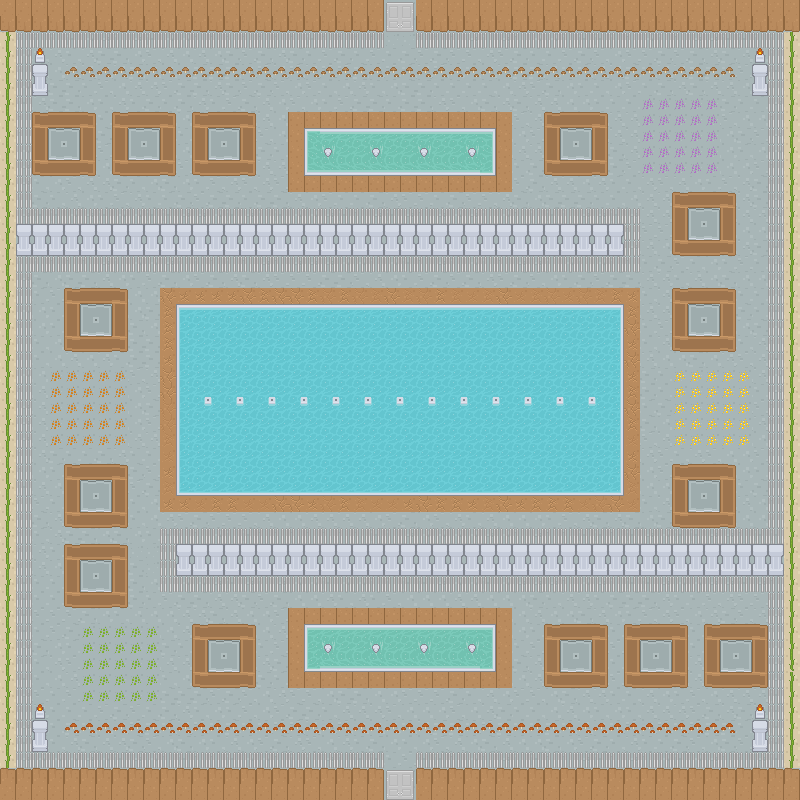

A level layout from a 2D game, rendered from its tile map. Below: a short description, then the map file with tile-grid data replaced by summaries:
An orthogonal 50x50 tile map with 16x16 px tiles, 3 tile layers (Base, Overlap, Doors) and 39 objects (31x Walls, 2x Mushrooms, Player, Purple, Yellow, ...).

<map version="1.2" tiledversion="1.3.5" orientation="orthogonal" renderorder="right-down" width="50" height="50" tilewidth="16" tileheight="16" infinite="0" nextlayerid="7" nextobjectid="45">
 <tileset firstgid="1" source="roguelikeDungeon_transparent.tsx" />
 <layer id="1" name="Base" width="50" height="50">
  <data>[2500 cells, 2500 non-empty, 34 distinct tile ids]</data>
 </layer>
 <layer id="4" name="Overlap" width="50" height="50">
  <data>[2500 cells, 1188 non-empty, 23 distinct tile ids]</data>
 </layer>
 <layer id="6" name="Doors" width="50" height="50">
  <data>[2500 cells, 8 non-empty, 4 distinct tile ids]</data>
 </layer>
 <objectgroup id="5" name="Obstacles">
  <object id="1" name="Player" x="387" y="758" width="26" height="42" />
  <object id="2" name="Walls" x="304" y="624" width="192" height="48" />
  <object id="3" name="Walls" x="304" y="128" width="192" height="48" />
  <object id="4" name="Walls" x="560" y="128" width="32" height="32" />
  <object id="5" name="Walls" x="208" y="128" width="32" height="32" />
  <object id="6" name="Walls" x="128" y="128" width="32" height="32" />
  <object id="7" name="Walls" x="48" y="128" width="32" height="32" />
  <object id="8" name="Walls" x="688" y="208" width="32" height="32" />
  <object id="9" name="Walls" x="688" y="304" width="32" height="32" />
  <object id="10" name="Walls" x="80" y="304" width="32" height="32" />
  <object id="11" name="Walls" x="80" y="480" width="32" height="32" />
  <object id="12" name="Walls" x="80" y="560" width="32" height="32" />
  <object id="13" name="Walls" x="208" y="640" width="32" height="32" />
  <object id="14" name="Walls" x="640" y="640" width="32" height="32" />
  <object id="15" name="Walls" x="720" y="640" width="32" height="32" />
  <object id="16" name="Walls" x="560" y="640" width="32" height="32" />
  <object id="17" name="Walls" x="688" y="480" width="32" height="32" />
  <object id="18" name="Walls" x="176" y="304" width="448" height="192" />
  <object id="19" name="Walls" x="0" y="768" width="384" height="32" />
  <object id="20" name="Walls" x="416" y="768" width="384" height="32" />
  <object id="21" name="Walls" x="416" y="0" width="384" height="32" />
  <object id="22" name="Walls" x="0" y="0" width="384" height="32" />
  <object id="23" name="Walls" x="0" y="32" width="16" height="736" />
  <object id="24" name="Walls" x="784" y="32" width="16" height="736" />
  <object id="26" name="Walls" x="752" y="704" width="32" height="64" />
  <object id="27" name="Walls" x="16" y="704" width="32" height="64" />
  <object id="28" name="Walls" x="16" y="32" width="32" height="64" />
  <object id="29" name="Walls" x="752" y="32" width="32" height="64" />
  <object id="30" name="Walls" x="16" y="224" width="608" height="32" />
  <object id="33" name="Walls" x="176" y="544" width="608" height="32" />
  <object id="34" name="Purple" x="640" y="96" width="80" height="80" />
  <object id="37" name="Yellow" x="672" y="368" width="80" height="80" />
  <object id="38" name="Orange" x="48" y="368" width="80" height="80" />
  <object id="39" name="Green" x="80" y="624" width="80" height="80" />
  <object id="40" name="Mushrooms" x="64" y="720" width="672" height="16" />
  <object id="41" name="Mushrooms" x="64" y="64" width="672" height="16" />
  <object id="42" name="Walls" x="384" y="800" width="32" height="16" />
  <object id="43" name="Boss Fight" x="384" y="0" width="32" height="32" />
  <object id="44" name="Walls" x="384" y="-16" width="32" height="16" />
 </objectgroup>
</map>
